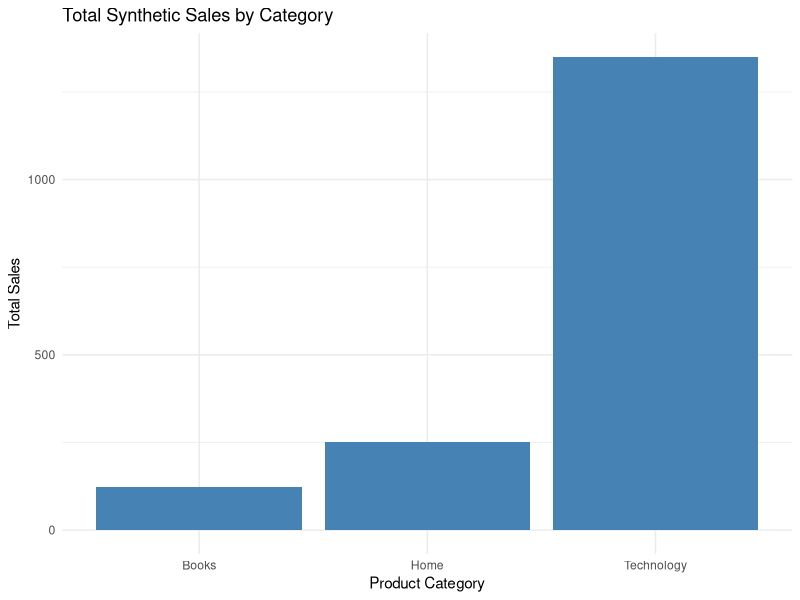

The R source for this figure:
## ---- chunk 1
library(dplyr)
library(ggplot2)

sales <- data.frame(
  order_id = 1:12,
  category = rep(c("Books", "Home", "Technology"), each = 4),
  units = c(2, 1, 3, 2, 1, 2, 1, 3, 1, 2, 2, 1),
  unit_price = c(15, 20, 12, 18, 40, 35, 50, 30, 250, 180, 220, 300)
)

sales_summary <- sales %>%
  group_by(category) %>%
  summarise(
    total_units = sum(units),
    total_sales = sum(units * unit_price),
    average_order_value = mean(units * unit_price),
    .groups = "drop"
  )

sales_summary
## ---- chunk 2
ggplot(sales_summary, aes(x = category, y = total_sales)) +
  geom_col(fill = "steelblue") +
  labs(
    title = "Total Synthetic Sales by Category",
    x = "Product Category",
    y = "Total Sales"
  ) +
  theme_minimal()
